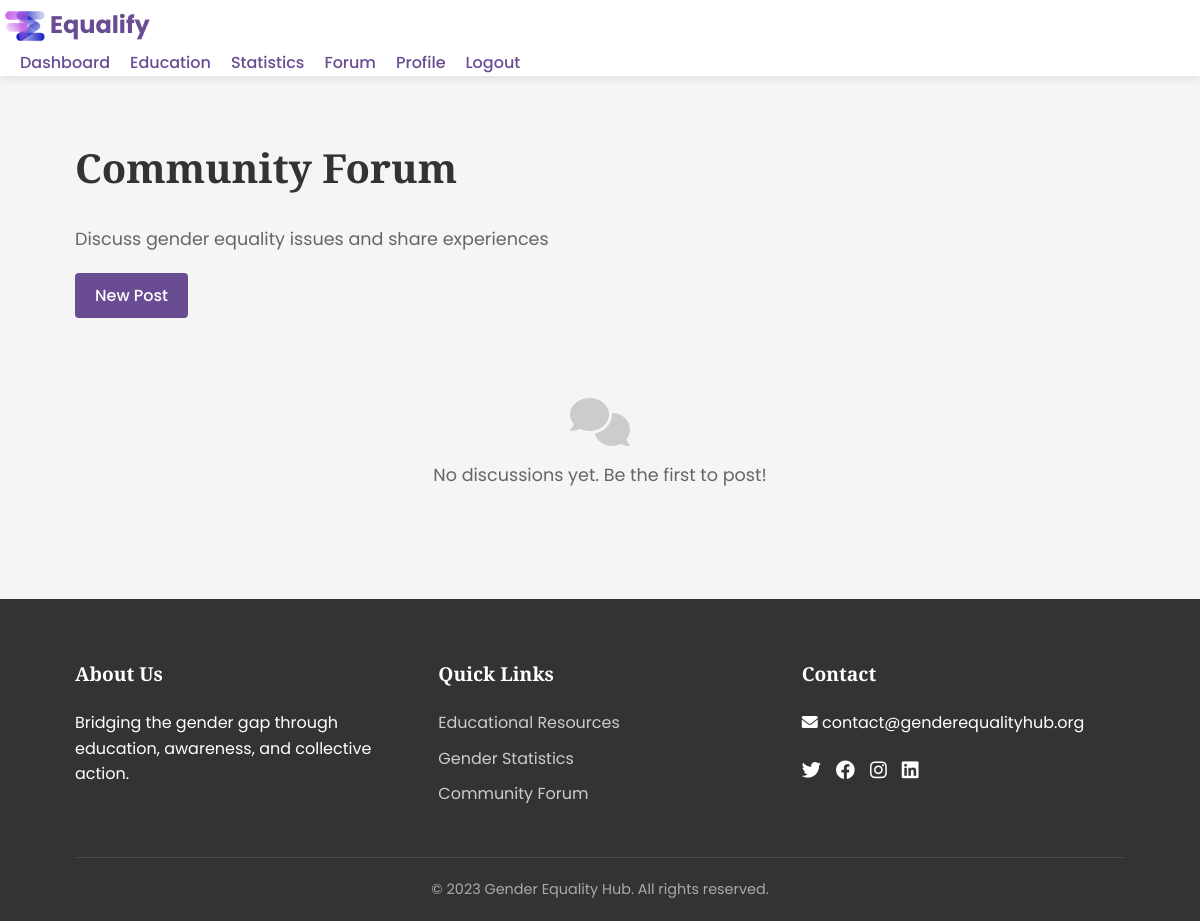
Page /forum/ (signed in) on the earlier database version.
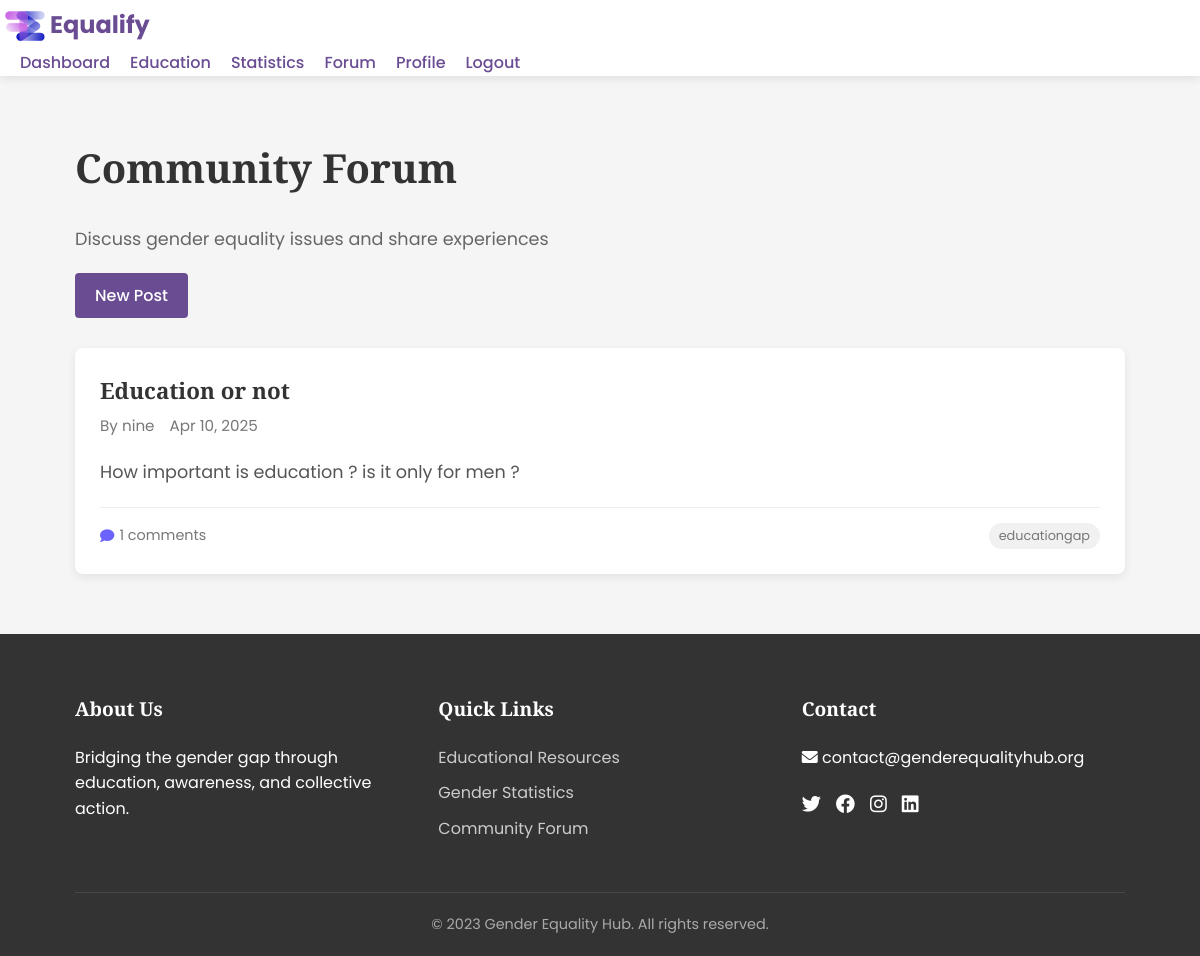
Same page on the later database version.
### equalifyApp/models.py (models this page shows, shortened)
class ForumPost(models.Model):
    title = models.CharField(max_length=200)
    content = models.TextField()
    author = models.ForeignKey(User, on_delete=models.CASCADE)
    created_at = models.DateTimeField(auto_now_add=True)
    updated_at = models.DateTimeField(auto_now=True)
    tags = models.CharField(max_length=200, blank=True)

### equalifyApp/views.py (the view)
# urls.py: path('forum/', views.forum, name='forum'),
@login_required
def forum(request):
    posts = ForumPost.objects.all().order_by('-created_at')
    return render(request, 'equalifyApp/forum.html', {'posts': posts})

### equalifyApp/templates/equalifyApp/forum.html (shortened to what this page needs)
{% extends "equalifyApp/base.html" %}
{% block extra_css %}
<link rel="stylesheet" href="static/css/forum.css">
{% endblock %}
{% block content %}
<section class="forum">
    <div class="container">
        <div class="section-header">
            <h1>Community Forum</h1>
            <p>Discuss gender equality issues and share experiences</p>
            <a href="{% url 'create_post' %}" class="btn btn-primary">New Post</a>
        </div>
        <div class="forum-posts">
            {% for post in posts %}
            <div class="forum-post">
                <div class="post-header">
                    <h3><a href="{% url 'post_detail' post.id %}">{{ post.title }}</a></h3>
                    <div class="post-meta">
                        <span class="author">By {{ post.author.username }}</span>
                        <span class="date">{{ post.created_at|date:"M d, Y" }}</span>
                    </div>
                </div>
                <div class="post-content">
                    <p>{{ post.content|truncatewords:30 }}</p>
                </div>
                <div class="post-footer">
                    <span class="comments"><i class="fas fa-comment"></i> {{ post.comments.count }} comments</span>
                    {% if post.tags %}
                    <div class="tags">
                        {% for tag in post.tags.split %}
                        <span class="tag">{{ tag }}</span>
                        {% endfor %}
                    </div>
                    {% endif %}
                </div>
            </div>
            {% empty %}
            <div class="empty-state">
                <i class="fas fa-comments"></i>
                <p>No discussions yet. Be the first to post!</p>
            </div>
            {% endfor %}
        </div>
    </div>
</section>
{% endblock %}

### equalifyApp/templates/equalifyApp/base.html (shortened to what this page needs)
<!DOCTYPE html>
<html lang="en">
<head>
    <link rel="stylesheet" href="https://cdnjs.cloudflare.com/ajax/libs/font-awesome/6.0.0-beta3/css/all.min.css">
    <link rel="stylesheet" href="/static/css/style.css">
    {% block extra_css %}{% endblock %}
</head>
<body>
    <header>
        <div>
            <div class="logo">
                <a href="{% url 'index' %}">
                    <img src="/static/images/logo.png" alt="Equalify Logo" style="width: 50px; height: 50px; padding: 5px;">
                    <span>Equalify</span>
                </a>
            </div>
            <nav>
                <ul>
                    {% if user.is_authenticated %}
                        <li><a href="{% url 'dashboard' %}">Dashboard</a></li>
                        <li><a href="{% url 'education' %}">Education</a></li>
                        <li><a href="{% url 'statistics' %}">Statistics</a></li>
                        <li><a href="{% url 'forum' %}">Forum</a></li>
                        <li><a href="{% url 'profile' %}">Profile</a></li>
                        <li><a href="{% url 'logout' %}">Logout</a></li>
                    {% else %}
                        <li><a href="{% url 'login' %}">Login</a></li>
                        <li><a href="{% url 'register' %}">Register</a></li>
                    {% endif %}
                </ul>
            </nav>
        </div>
    </header>
    <main>
        {% block content %}{% endblock %}
    </main>
    <footer>
        <div class="container">
            <div class="footer-content">
                <div class="footer-section">
                    <h3>About Us</h3>
                    <p>Bridging the gender gap through education, awareness, and collective action.</p>
                </div>
                <div class="footer-section">
                    <h3>Quick Links</h3>
                    <ul>
                        <li><a href="{% url 'education' %}">Educational Resources</a></li>
                        <li><a href="{% url 'statistics' %}">Gender Statistics</a></li>
                        <li><a href="{% url 'forum' %}">Community Forum</a></li>
                    </ul>
                </div>
                <div class="footer-section">
                    <h3>Contact</h3>
                    <p><i class="fas fa-envelope"></i> contact@genderequalityhub.org</p>
                    <div class="social-icons">
                        <a href="#"><i class="fab fa-twitter"></i></a>
                        <a href="#"><i class="fab fa-facebook"></i></a>
                        <a href="#"><i class="fab fa-instagram"></i></a>
                        <a href="#"><i class="fab fa-linkedin"></i></a>
                    </div>
                </div>
            </div>
            <div class="copyright">
                <p>&copy; 2023 Gender Equality Hub. All rights reserved.</p>
            </div>
        </div>
    </footer>
</body>
</html>

### equalifyApp/static/css/style.css (style rules this page uses)
:root { --primary-color: #6a4c93; --secondary-color: #8a5a44; --accent-color: #f8bbd0; --light-color: #f9f9f9; --dark-color: #333; --success-color: #4caf50; --error-color: #f44336; --warning-color: #ff9800; --info-color: #2196f3; }
* { margin: 0; padding: 0; box-sizing: border-box; }
body { font-family: 'Poppins', sans-serif; line-height: 1.6; color: var(--dark-color); background-color: #f5f5f5; }
h1, h2, h3, h4, h5, h6 { font-family: 'Playfair Display', serif; font-weight: 600; margin-bottom: 1rem; }
a { text-decoration: none; color: var(--primary-color); transition: color 0.3s; }
.container { width: 90%; max-width: 1200px; margin: 0 auto; padding: 0 15px; }
.btn { display: inline-block; padding: 10px 20px; border-radius: 4px; font-weight: 500; text-align: center; transition: all 0.3s; border: none; cursor: pointer; }
.btn-primary { background-color: var(--primary-color); color: white; }
header { background-color: white; box-shadow: 0 2px 10px rgba(0, 0, 0, 0.1); position: sticky; top: 0; z-index: 100; }
.logo { display: flex; align-items: center; }
.logo a { display: flex; align-items: center; font-size: 1.5rem; font-weight: 700; color: var(--primary-color); }
nav ul { display: flex; list-style: none; }
nav ul li { margin-left: 20px; }
nav ul li a { font-weight: 500; padding: 10px 0; position: relative; }
nav ul li a:after { content: ''; position: absolute; bottom: 0; left: 0; width: 0; height: 2px; background-color: var(--primary-color); transition: width 0.3s; }
.post-meta, .stat-meta { font-size: 0.9rem; color: #666; }
.section-header { margin-bottom: 40px; }
.section-header h1 { font-size: 2.5rem; }
.section-header p { font-size: 1.1rem; color: #666; }
.forum { padding: 50px 0; }
.forum-posts { display: grid; grid-template-columns: 1fr; gap: 20px; }
.forum-post { background-color: white; padding: 25px; border-radius: 8px; box-shadow: 0 5px 15px rgba(0, 0, 0, 0.05); }
.post-header { margin-bottom: 15px; }
.post-header h3 { margin-bottom: 5px; }
.post-content { margin-bottom: 15px; }
.post-footer { display: flex; justify-content: space-between; align-items: center; font-size: 0.9rem; color: #666; }
.tags { display: flex; flex-wrap: wrap; gap: 5px; }
.tag { background-color: #eee; padding: 3px 8px; border-radius: 4px; font-size: 0.8rem; }
.post-meta { font-size: 0.9rem; color: #666; margin-bottom: 20px; }
.post-content { line-height: 1.8; margin-bottom: 20px; }
footer { background-color: var(--dark-color); color: white; padding: 60px 0 20px; }
.footer-content { display: grid; grid-template-columns: repeat(auto-fit, minmax(250px, 1fr)); gap: 40px; margin-bottom: 40px; }
.footer-section h3 { margin-bottom: 20px; font-size: 1.2rem; }
.footer-section ul { list-style: none; }
.footer-section ul li { margin-bottom: 10px; }
.footer-section ul li a { color: #ccc; }
.social-icons { display: flex; gap: 15px; margin-top: 20px; }
.social-icons a { color: white; font-size: 1.2rem; }
.copyright { text-align: center; padding-top: 20px; border-top: 1px solid rgba(255, 255, 255, 0.1); font-size: 0.9rem; color: #aaa; }

### equalifyApp/static/css/forum.css (style rules this page uses)
.forum { padding: 60px 0; }
.section-header { display: flex; justify-content: space-between; align-items: center; margin-bottom: 30px; flex-wrap: wrap; gap: 20px; }
.section-header h1 { font-size: 2.5rem; color: #333; margin: 0; }
.section-header p { color: #666; width: 100%; margin: 5px 0 0; }
.forum-posts { display: flex; flex-direction: column; gap: 20px; }
.forum-post { background: white; border-radius: 8px; padding: 25px; box-shadow: 0 3px 10px rgba(0, 0, 0, 0.08); transition: transform 0.3s; }
.post-header { margin-bottom: 15px; }
.post-header h3 { font-size: 1.4rem; margin: 0 0 5px; }
.post-header h3 a { color: #333; text-decoration: none; }
.post-meta { display: flex; gap: 15px; font-size: 0.9rem; color: #777; }
.post-content p { color: #555; line-height: 1.6; margin: 0 0 15px; }
.post-footer { display: flex; justify-content: space-between; align-items: center; font-size: 0.9rem; color: #777; padding-top: 15px; border-top: 1px solid #eee; }
.comments { display: flex; align-items: center; gap: 5px; }
.comments i { color: #6c63ff; }
.tags { display: flex; gap: 8px; flex-wrap: wrap; }
.tag { background: #f1f1f1; padding: 3px 10px; border-radius: 20px; font-size: 0.8rem; }
.post-meta { color: #777; font-size: 0.95rem; margin-bottom: 20px; }
.post-content { font-size: 1.1rem; line-height: 1.8; color: #444; margin-bottom: 20px; }

Differences in the rows shown:
added ForumPost: title "Education or not", author.username "nine", created_at "Apr 10, 2025", content "How important is education ? is it only for men ?", comments.count "1", split "educationgap"
Other differences:
text no longer shown: "No discussions yet. Be the first to post!"
